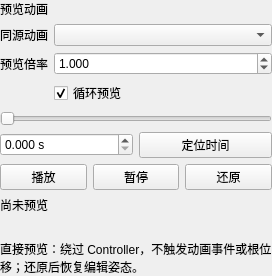
<?xml version="1.0" encoding="UTF-8"?>
<ui version="4.0">
 <class>AnimatorClipPreviewEditorForm</class>
 <widget class="QWidget" name="AnimatorClipPreviewEditorForm">
  <layout class="QVBoxLayout" name="previewLayout">
   <property name="leftMargin"><number>0</number></property>
   <property name="topMargin"><number>0</number></property>
   <property name="rightMargin"><number>0</number></property>
   <property name="bottomMargin"><number>0</number></property>
   <item><layout class="QFormLayout" name="clipSettingsLayout">
    <item row="0" column="0"><widget class="QLabel" name="directClipLabel"><property name="text"><string>预览动画</string></property></widget></item>
    <item row="0" column="1"><widget class="ResourceField" name="directClipResource"/></item>
    <item row="1" column="0"><widget class="QLabel" name="relatedClipLabel"><property name="text"><string>同源动画</string></property></widget></item>
    <item row="1" column="1"><widget class="QComboBox" name="relatedClipCombo"><property name="toolTip"><string>快速切换同一个源文件中的动画。其他动画可从 Project 拖入上方字段。</string></property></widget></item>
    <item row="2" column="0"><widget class="QLabel" name="clipSpeedLabel"><property name="text"><string>预览倍率</string></property></widget></item>
    <item row="2" column="1"><widget class="QDoubleSpinBox" name="clipSpeedSpin"><property name="maximum"><double>100</double></property><property name="decimals"><number>3</number></property><property name="singleStep"><double>0.1</double></property><property name="value"><double>1</double></property><property name="keyboardTracking"><bool>false</bool></property></widget></item>
    <item row="3" column="1"><widget class="QCheckBox" name="clipLoopCheck"><property name="text"><string>循环预览</string></property><property name="checked"><bool>true</bool></property></widget></item>
   </layout></item>
   <item><widget class="QSlider" name="clipTimeSlider"><property name="maximum"><number>10000</number></property><property name="orientation"><enum>Qt::Horizontal</enum></property><property name="toolTip"><string>拖动预览时间，松开后恢复之前的播放状态。</string></property></widget></item>
   <item><layout class="QHBoxLayout" name="clipTimeLayout">
    <item><widget class="QDoubleSpinBox" name="clipSeekSpin"><property name="maximum"><double>86400</double></property><property name="decimals"><number>3</number></property><property name="suffix"><string> s</string></property><property name="keyboardTracking"><bool>false</bool></property></widget></item>
    <item><widget class="QPushButton" name="clipSeekButton"><property name="text"><string>定位时间</string></property></widget></item>
   </layout></item>
   <item><layout class="QHBoxLayout" name="clipButtonsLayout">
    <item><widget class="QPushButton" name="clipPlayButton"><property name="text"><string>播放</string></property></widget></item>
    <item><widget class="QPushButton" name="clipPauseButton"><property name="text"><string>暂停</string></property></widget></item>
    <item><widget class="QPushButton" name="clipStopButton"><property name="text"><string>还原</string></property></widget></item>
   </layout></item>
   <item><widget class="QLabel" name="clipPlaybackLabel"><property name="text"><string>尚未预览</string></property><property name="wordWrap"><bool>true</bool></property></widget></item>
   <item><widget class="QLabel" name="clipErrorLabel"><property name="text"><string/></property><property name="wordWrap"><bool>true</bool></property><property name="textInteractionFlags"><set>Qt::TextSelectableByMouse</set></property></widget></item>
   <item><widget class="QLabel" name="clipPreviewHintLabel"><property name="text"><string>直接预览：绕过 Controller，不触发动画事件或根位移；还原后恢复编辑姿态。</string></property><property name="wordWrap"><bool>true</bool></property></widget></item>
  </layout>
 </widget>
 <customwidgets><customwidget><class>ResourceField</class><extends>QWidget</extends><header>ResourceField.h</header></customwidget></customwidgets>
 <resources/>
 <connections/>
</ui>
